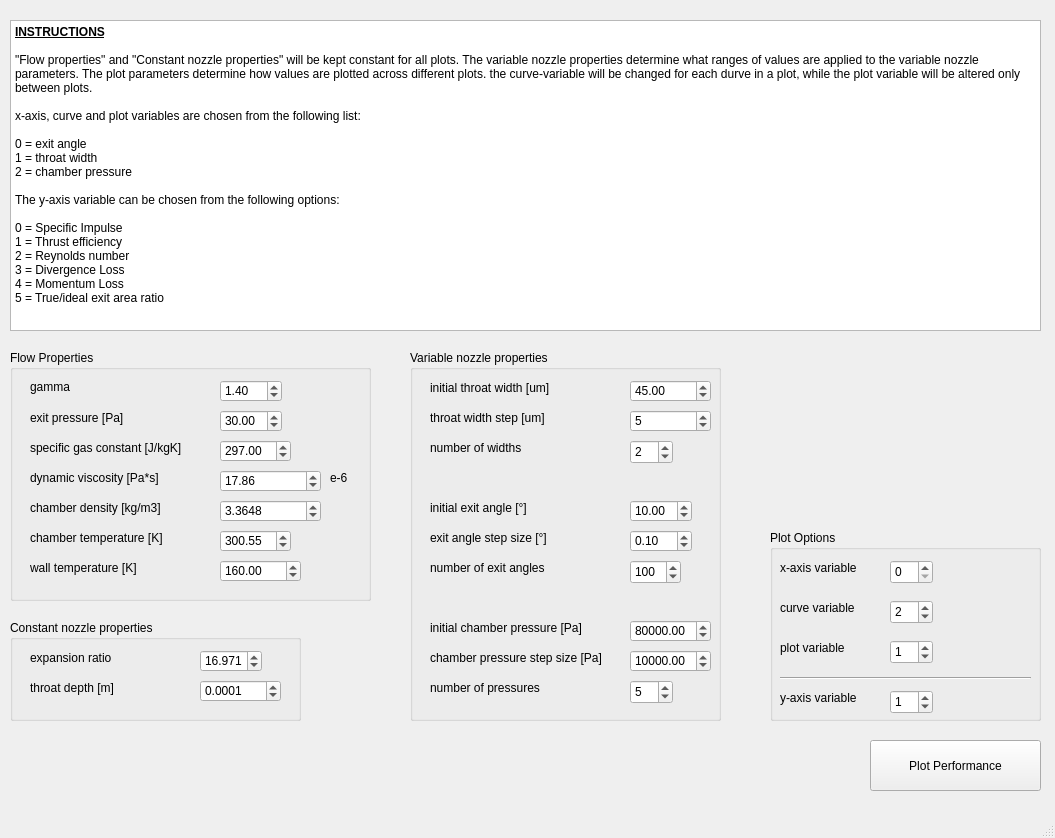
<?xml version="1.0" encoding="UTF-8"?>
<ui version="4.0">
 <class>MainWindow</class>
 <widget class="QMainWindow" name="MainWindow">
  <property name="geometry">
   <rect>
    <x>0</x>
    <y>0</y>
    <width>1055</width>
    <height>838</height>
   </rect>
  </property>
  <property name="windowTitle">
   <string>MainWindow</string>
  </property>
  <widget class="QWidget" name="centralwidget">
   <widget class="QGroupBox" name="groupBox">
    <property name="geometry">
     <rect>
      <x>10</x>
      <y>350</y>
      <width>361</width>
      <height>251</height>
     </rect>
    </property>
    <property name="title">
     <string>Flow Properties</string>
    </property>
    <widget class="QLabel" name="label">
     <property name="geometry">
      <rect>
       <x>20</x>
       <y>30</y>
       <width>47</width>
       <height>14</height>
      </rect>
     </property>
     <property name="text">
      <string>gamma</string>
     </property>
    </widget>
    <widget class="QDoubleSpinBox" name="gamma">
     <property name="geometry">
      <rect>
       <x>210</x>
       <y>30</y>
       <width>62</width>
       <height>22</height>
      </rect>
     </property>
     <property name="maximum">
      <double>2.000000000000000</double>
     </property>
     <property name="value">
      <double>1.400000000000000</double>
     </property>
    </widget>
    <widget class="QLabel" name="label_2">
     <property name="geometry">
      <rect>
       <x>20</x>
       <y>60</y>
       <width>141</width>
       <height>16</height>
      </rect>
     </property>
     <property name="text">
      <string>exit pressure [Pa]</string>
     </property>
    </widget>
    <widget class="QDoubleSpinBox" name="p_e">
     <property name="geometry">
      <rect>
       <x>210</x>
       <y>60</y>
       <width>62</width>
       <height>22</height>
      </rect>
     </property>
     <property name="value">
      <double>30.000000000000000</double>
     </property>
    </widget>
    <widget class="QLabel" name="label_3">
     <property name="geometry">
      <rect>
       <x>20</x>
       <y>90</y>
       <width>171</width>
       <height>16</height>
      </rect>
     </property>
     <property name="text">
      <string>specific gas constant [J/kgK]</string>
     </property>
    </widget>
    <widget class="QDoubleSpinBox" name="R_s">
     <property name="geometry">
      <rect>
       <x>210</x>
       <y>90</y>
       <width>71</width>
       <height>22</height>
      </rect>
     </property>
     <property name="maximum">
      <double>500.000000000000000</double>
     </property>
     <property name="value">
      <double>297.000000000000000</double>
     </property>
    </widget>
    <widget class="QLabel" name="label_4">
     <property name="geometry">
      <rect>
       <x>20</x>
       <y>120</y>
       <width>171</width>
       <height>16</height>
      </rect>
     </property>
     <property name="text">
      <string>dynamic viscosity [Pa*s]</string>
     </property>
    </widget>
    <widget class="QLabel" name="label_5">
     <property name="geometry">
      <rect>
       <x>20</x>
       <y>150</y>
       <width>161</width>
       <height>16</height>
      </rect>
     </property>
     <property name="text">
      <string>chamber density [kg/m3]</string>
     </property>
    </widget>
    <widget class="QDoubleSpinBox" name="rho_c">
     <property name="geometry">
      <rect>
       <x>210</x>
       <y>150</y>
       <width>101</width>
       <height>22</height>
      </rect>
     </property>
     <property name="decimals">
      <number>4</number>
     </property>
     <property name="value">
      <double>3.364800000000000</double>
     </property>
    </widget>
    <widget class="QLabel" name="label_6">
     <property name="geometry">
      <rect>
       <x>20</x>
       <y>180</y>
       <width>161</width>
       <height>16</height>
      </rect>
     </property>
     <property name="text">
      <string>chamber temperature [K]</string>
     </property>
    </widget>
    <widget class="QDoubleSpinBox" name="T_c">
     <property name="geometry">
      <rect>
       <x>210</x>
       <y>180</y>
       <width>71</width>
       <height>22</height>
      </rect>
     </property>
     <property name="maximum">
      <double>500.000000000000000</double>
     </property>
     <property name="value">
      <double>300.550000000000011</double>
     </property>
    </widget>
    <widget class="QDoubleSpinBox" name="mu">
     <property name="geometry">
      <rect>
       <x>210</x>
       <y>120</y>
       <width>101</width>
       <height>22</height>
      </rect>
     </property>
     <property name="decimals">
      <number>2</number>
     </property>
     <property name="value">
      <double>17.859999999999999</double>
     </property>
    </widget>
    <widget class="QLabel" name="label_7">
     <property name="geometry">
      <rect>
       <x>20</x>
       <y>210</y>
       <width>131</width>
       <height>16</height>
      </rect>
     </property>
     <property name="text">
      <string>wall temperature [K]</string>
     </property>
    </widget>
    <widget class="QDoubleSpinBox" name="T_w">
     <property name="geometry">
      <rect>
       <x>210</x>
       <y>210</y>
       <width>81</width>
       <height>22</height>
      </rect>
     </property>
     <property name="maximum">
      <double>500.000000000000000</double>
     </property>
     <property name="value">
      <double>160.000000000000000</double>
     </property>
    </widget>
    <widget class="QLabel" name="label_8">
     <property name="geometry">
      <rect>
       <x>320</x>
       <y>120</y>
       <width>31</width>
       <height>16</height>
      </rect>
     </property>
     <property name="text">
      <string>e-6</string>
     </property>
    </widget>
   </widget>
   <widget class="QGroupBox" name="groupBox_2">
    <property name="geometry">
     <rect>
      <x>10</x>
      <y>620</y>
      <width>291</width>
      <height>101</height>
     </rect>
    </property>
    <property name="title">
     <string>Constant nozzle properties</string>
    </property>
    <widget class="QLabel" name="label_13">
     <property name="geometry">
      <rect>
       <x>20</x>
       <y>30</y>
       <width>101</width>
       <height>16</height>
      </rect>
     </property>
     <property name="text">
      <string>expansion ratio</string>
     </property>
    </widget>
    <widget class="QDoubleSpinBox" name="epsilon">
     <property name="geometry">
      <rect>
       <x>190</x>
       <y>30</y>
       <width>62</width>
       <height>22</height>
      </rect>
     </property>
     <property name="decimals">
      <number>3</number>
     </property>
     <property name="value">
      <double>16.971000000000000</double>
     </property>
    </widget>
    <widget class="QLabel" name="label_14">
     <property name="geometry">
      <rect>
       <x>20</x>
       <y>60</y>
       <width>111</width>
       <height>16</height>
      </rect>
     </property>
     <property name="text">
      <string>throat depth [m]</string>
     </property>
    </widget>
    <widget class="QDoubleSpinBox" name="D_n">
     <property name="geometry">
      <rect>
       <x>190</x>
       <y>60</y>
       <width>81</width>
       <height>22</height>
      </rect>
     </property>
     <property name="decimals">
      <number>4</number>
     </property>
     <property name="value">
      <double>0.000100000000000</double>
     </property>
    </widget>
   </widget>
   <widget class="QGroupBox" name="groupBox_3">
    <property name="geometry">
     <rect>
      <x>410</x>
      <y>350</y>
      <width>311</width>
      <height>371</height>
     </rect>
    </property>
    <property name="title">
     <string>Variable nozzle properties</string>
    </property>
    <widget class="QLabel" name="label_15">
     <property name="geometry">
      <rect>
       <x>20</x>
       <y>30</y>
       <width>151</width>
       <height>16</height>
      </rect>
     </property>
     <property name="text">
      <string>initial throat width [um]</string>
     </property>
    </widget>
    <widget class="QDoubleSpinBox" name="w_t_initial">
     <property name="geometry">
      <rect>
       <x>220</x>
       <y>30</y>
       <width>81</width>
       <height>22</height>
      </rect>
     </property>
     <property name="decimals">
      <number>2</number>
     </property>
     <property name="value">
      <double>45.000000000000000</double>
     </property>
    </widget>
    <widget class="QLabel" name="label_16">
     <property name="geometry">
      <rect>
       <x>20</x>
       <y>60</y>
       <width>141</width>
       <height>16</height>
      </rect>
     </property>
     <property name="text">
      <string>throat width step [um]</string>
     </property>
    </widget>
    <widget class="QDoubleSpinBox" name="delta_width">
     <property name="geometry">
      <rect>
       <x>220</x>
       <y>60</y>
       <width>81</width>
       <height>22</height>
      </rect>
     </property>
     <property name="decimals">
      <number>0</number>
     </property>
     <property name="value">
      <double>5.000000000000000</double>
     </property>
    </widget>
    <widget class="QLabel" name="label_17">
     <property name="geometry">
      <rect>
       <x>20</x>
       <y>90</y>
       <width>121</width>
       <height>16</height>
      </rect>
     </property>
     <property name="text">
      <string>number of widths</string>
     </property>
    </widget>
    <widget class="QLabel" name="label_18">
     <property name="geometry">
      <rect>
       <x>20</x>
       <y>180</y>
       <width>141</width>
       <height>16</height>
      </rect>
     </property>
     <property name="text">
      <string>exit angle step size [°]</string>
     </property>
    </widget>
    <widget class="QDoubleSpinBox" name="delta_alpha">
     <property name="geometry">
      <rect>
       <x>220</x>
       <y>180</y>
       <width>62</width>
       <height>22</height>
      </rect>
     </property>
     <property name="value">
      <double>0.100000000000000</double>
     </property>
    </widget>
    <widget class="QLabel" name="label_19">
     <property name="geometry">
      <rect>
       <x>20</x>
       <y>210</y>
       <width>141</width>
       <height>16</height>
      </rect>
     </property>
     <property name="text">
      <string>number of exit angles</string>
     </property>
    </widget>
    <widget class="QLabel" name="label_20">
     <property name="geometry">
      <rect>
       <x>20</x>
       <y>150</y>
       <width>131</width>
       <height>16</height>
      </rect>
     </property>
     <property name="text">
      <string>initial exit angle [°]</string>
     </property>
    </widget>
    <widget class="QDoubleSpinBox" name="alpha_initial">
     <property name="geometry">
      <rect>
       <x>220</x>
       <y>150</y>
       <width>62</width>
       <height>22</height>
      </rect>
     </property>
     <property name="value">
      <double>10.000000000000000</double>
     </property>
    </widget>
    <widget class="QLabel" name="label_21">
     <property name="geometry">
      <rect>
       <x>20</x>
       <y>300</y>
       <width>201</width>
       <height>16</height>
      </rect>
     </property>
     <property name="text">
      <string>chamber pressure step size [Pa]</string>
     </property>
    </widget>
    <widget class="QLabel" name="label_22">
     <property name="geometry">
      <rect>
       <x>20</x>
       <y>330</y>
       <width>141</width>
       <height>16</height>
      </rect>
     </property>
     <property name="text">
      <string>number of pressures</string>
     </property>
    </widget>
    <widget class="QDoubleSpinBox" name="p_c_initial">
     <property name="geometry">
      <rect>
       <x>220</x>
       <y>270</y>
       <width>81</width>
       <height>22</height>
      </rect>
     </property>
     <property name="maximum">
      <double>100000.000000000000000</double>
     </property>
     <property name="value">
      <double>80000.000000000000000</double>
     </property>
    </widget>
    <widget class="QDoubleSpinBox" name="delta_pressure">
     <property name="geometry">
      <rect>
       <x>220</x>
       <y>300</y>
       <width>81</width>
       <height>22</height>
      </rect>
     </property>
     <property name="maximum">
      <double>10000000.000000000000000</double>
     </property>
     <property name="value">
      <double>10000.000000000000000</double>
     </property>
    </widget>
    <widget class="QLabel" name="label_23">
     <property name="geometry">
      <rect>
       <x>20</x>
       <y>270</y>
       <width>171</width>
       <height>16</height>
      </rect>
     </property>
     <property name="text">
      <string>initial chamber pressure [Pa]</string>
     </property>
    </widget>
    <widget class="QSpinBox" name="n_width">
     <property name="geometry">
      <rect>
       <x>220</x>
       <y>90</y>
       <width>43</width>
       <height>24</height>
      </rect>
     </property>
     <property name="value">
      <number>2</number>
     </property>
     <property name="displayIntegerBase">
      <number>5</number>
     </property>
    </widget>
    <widget class="QSpinBox" name="n_pressure">
     <property name="geometry">
      <rect>
       <x>220</x>
       <y>330</y>
       <width>43</width>
       <height>24</height>
      </rect>
     </property>
     <property name="value">
      <number>5</number>
     </property>
    </widget>
    <widget class="QSpinBox" name="n_alpha">
     <property name="geometry">
      <rect>
       <x>220</x>
       <y>210</y>
       <width>51</width>
       <height>24</height>
      </rect>
     </property>
     <property name="maximum">
      <number>200</number>
     </property>
     <property name="value">
      <number>100</number>
     </property>
     <property name="displayIntegerBase">
      <number>10</number>
     </property>
    </widget>
   </widget>
   <widget class="QPushButton" name="plot_performance">
    <property name="geometry">
     <rect>
      <x>870</x>
      <y>740</y>
      <width>171</width>
      <height>51</height>
     </rect>
    </property>
    <property name="text">
     <string>Plot Performance</string>
    </property>
   </widget>
   <widget class="QGroupBox" name="groupBox_4">
    <property name="geometry">
     <rect>
      <x>770</x>
      <y>530</y>
      <width>271</width>
      <height>191</height>
     </rect>
    </property>
    <property name="title">
     <string>Plot Options</string>
    </property>
    <widget class="QLabel" name="label_24">
     <property name="geometry">
      <rect>
       <x>10</x>
       <y>30</y>
       <width>111</width>
       <height>16</height>
      </rect>
     </property>
     <property name="text">
      <string>x-axis variable</string>
     </property>
    </widget>
    <widget class="QLabel" name="label_26">
     <property name="geometry">
      <rect>
       <x>10</x>
       <y>110</y>
       <width>111</width>
       <height>16</height>
      </rect>
     </property>
     <property name="text">
      <string>plot variable</string>
     </property>
    </widget>
    <widget class="QLabel" name="label_27">
     <property name="geometry">
      <rect>
       <x>10</x>
       <y>70</y>
       <width>111</width>
       <height>16</height>
      </rect>
     </property>
     <property name="text">
      <string>curve variable</string>
     </property>
    </widget>
    <widget class="QSpinBox" name="VP_1">
     <property name="geometry">
      <rect>
       <x>120</x>
       <y>30</y>
       <width>43</width>
       <height>24</height>
      </rect>
     </property>
     <property name="maximum">
      <number>3</number>
     </property>
    </widget>
    <widget class="QSpinBox" name="VP_2">
     <property name="geometry">
      <rect>
       <x>120</x>
       <y>70</y>
       <width>43</width>
       <height>24</height>
      </rect>
     </property>
     <property name="maximum">
      <number>3</number>
     </property>
     <property name="value">
      <number>2</number>
     </property>
    </widget>
    <widget class="QSpinBox" name="VP_3">
     <property name="geometry">
      <rect>
       <x>120</x>
       <y>110</y>
       <width>43</width>
       <height>24</height>
      </rect>
     </property>
     <property name="maximum">
      <number>3</number>
     </property>
     <property name="value">
      <number>1</number>
     </property>
    </widget>
    <widget class="QLabel" name="label_25">
     <property name="geometry">
      <rect>
       <x>10</x>
       <y>160</y>
       <width>111</width>
       <height>16</height>
      </rect>
     </property>
     <property name="text">
      <string>y-axis variable</string>
     </property>
    </widget>
    <widget class="QSpinBox" name="PP">
     <property name="geometry">
      <rect>
       <x>120</x>
       <y>160</y>
       <width>43</width>
       <height>24</height>
      </rect>
     </property>
     <property name="value">
      <number>1</number>
     </property>
    </widget>
    <widget class="Line" name="line">
     <property name="geometry">
      <rect>
       <x>10</x>
       <y>140</y>
       <width>251</width>
       <height>16</height>
      </rect>
     </property>
     <property name="orientation">
      <enum>Qt::Horizontal</enum>
     </property>
    </widget>
   </widget>
   <widget class="QTextBrowser" name="textBrowser">
    <property name="geometry">
     <rect>
      <x>10</x>
      <y>20</y>
      <width>1031</width>
      <height>311</height>
     </rect>
    </property>
    <property name="html">
     <string>&lt;!DOCTYPE HTML PUBLIC &quot;-//W3C//DTD HTML 4.0//EN&quot; &quot;http://www.w3.org/TR/REC-html40/strict.dtd&quot;&gt;
&lt;html&gt;&lt;head&gt;&lt;meta name=&quot;qrichtext&quot; content=&quot;1&quot; /&gt;&lt;style type=&quot;text/css&quot;&gt;
p, li { white-space: pre-wrap; }
&lt;/style&gt;&lt;/head&gt;&lt;body style=&quot; font-family:'Sans Serif'; font-size:9pt; font-weight:400; font-style:normal;&quot;&gt;
&lt;p style=&quot; margin-top:0px; margin-bottom:0px; margin-left:0px; margin-right:0px; -qt-block-indent:0; text-indent:0px;&quot;&gt;&lt;span style=&quot; font-weight:600; text-decoration: underline;&quot;&gt;INSTRUCTIONS&lt;/span&gt;&lt;/p&gt;
&lt;p style=&quot;-qt-paragraph-type:empty; margin-top:0px; margin-bottom:0px; margin-left:0px; margin-right:0px; -qt-block-indent:0; text-indent:0px;&quot;&gt;&lt;br /&gt;&lt;/p&gt;
&lt;p style=&quot; margin-top:0px; margin-bottom:0px; margin-left:0px; margin-right:0px; -qt-block-indent:0; text-indent:0px;&quot;&gt;&amp;quot;Flow properties&amp;quot; and &amp;quot;Constant nozzle properties&amp;quot; will be kept constant for all plots. The variable nozzle properties determine what ranges of values are applied to the variable nozzle parameters. The plot parameters determine how values are plotted across different plots. the curve-variable will be changed for each durve in a plot, while the plot variable will be altered only between plots. &lt;/p&gt;
&lt;p style=&quot;-qt-paragraph-type:empty; margin-top:0px; margin-bottom:0px; margin-left:0px; margin-right:0px; -qt-block-indent:0; text-indent:0px;&quot;&gt;&lt;br /&gt;&lt;/p&gt;
&lt;p style=&quot; margin-top:0px; margin-bottom:0px; margin-left:0px; margin-right:0px; -qt-block-indent:0; text-indent:0px;&quot;&gt;x-axis, curve and plot variables are chosen from the following list:&lt;/p&gt;
&lt;p style=&quot;-qt-paragraph-type:empty; margin-top:0px; margin-bottom:0px; margin-left:0px; margin-right:0px; -qt-block-indent:0; text-indent:0px;&quot;&gt;&lt;br /&gt;&lt;/p&gt;
&lt;p style=&quot; margin-top:0px; margin-bottom:0px; margin-left:0px; margin-right:0px; -qt-block-indent:0; text-indent:0px;&quot;&gt;0 = exit angle&lt;/p&gt;
&lt;p style=&quot; margin-top:0px; margin-bottom:0px; margin-left:0px; margin-right:0px; -qt-block-indent:0; text-indent:0px;&quot;&gt;1 = throat width&lt;/p&gt;
&lt;p style=&quot; margin-top:0px; margin-bottom:0px; margin-left:0px; margin-right:0px; -qt-block-indent:0; text-indent:0px;&quot;&gt;2 = chamber pressure&lt;/p&gt;
&lt;p style=&quot;-qt-paragraph-type:empty; margin-top:0px; margin-bottom:0px; margin-left:0px; margin-right:0px; -qt-block-indent:0; text-indent:0px;&quot;&gt;&lt;br /&gt;&lt;/p&gt;
&lt;p style=&quot; margin-top:0px; margin-bottom:0px; margin-left:0px; margin-right:0px; -qt-block-indent:0; text-indent:0px;&quot;&gt;The y-axis variable can be chosen from the following options:&lt;/p&gt;
&lt;p style=&quot;-qt-paragraph-type:empty; margin-top:0px; margin-bottom:0px; margin-left:0px; margin-right:0px; -qt-block-indent:0; text-indent:0px;&quot;&gt;&lt;br /&gt;&lt;/p&gt;
&lt;p style=&quot; margin-top:0px; margin-bottom:0px; margin-left:0px; margin-right:0px; -qt-block-indent:0; text-indent:0px;&quot;&gt;0 = Specific Impulse&lt;/p&gt;
&lt;p style=&quot; margin-top:0px; margin-bottom:0px; margin-left:0px; margin-right:0px; -qt-block-indent:0; text-indent:0px;&quot;&gt;1 = Thrust efficiency&lt;/p&gt;
&lt;p style=&quot; margin-top:0px; margin-bottom:0px; margin-left:0px; margin-right:0px; -qt-block-indent:0; text-indent:0px;&quot;&gt;2 = Reynolds number&lt;/p&gt;
&lt;p style=&quot; margin-top:0px; margin-bottom:0px; margin-left:0px; margin-right:0px; -qt-block-indent:0; text-indent:0px;&quot;&gt;3 = Divergence Loss&lt;/p&gt;
&lt;p style=&quot; margin-top:0px; margin-bottom:0px; margin-left:0px; margin-right:0px; -qt-block-indent:0; text-indent:0px;&quot;&gt;4 = Momentum Loss&lt;/p&gt;
&lt;p style=&quot; margin-top:0px; margin-bottom:0px; margin-left:0px; margin-right:0px; -qt-block-indent:0; text-indent:0px;&quot;&gt;5 = True/ideal exit area ratio&lt;/p&gt;&lt;/body&gt;&lt;/html&gt;</string>
    </property>
   </widget>
  </widget>
  <widget class="QMenuBar" name="menubar">
   <property name="geometry">
    <rect>
     <x>0</x>
     <y>0</y>
     <width>1055</width>
     <height>20</height>
    </rect>
   </property>
  </widget>
  <widget class="QStatusBar" name="statusbar"/>
 </widget>
 <resources/>
 <connections/>
</ui>
